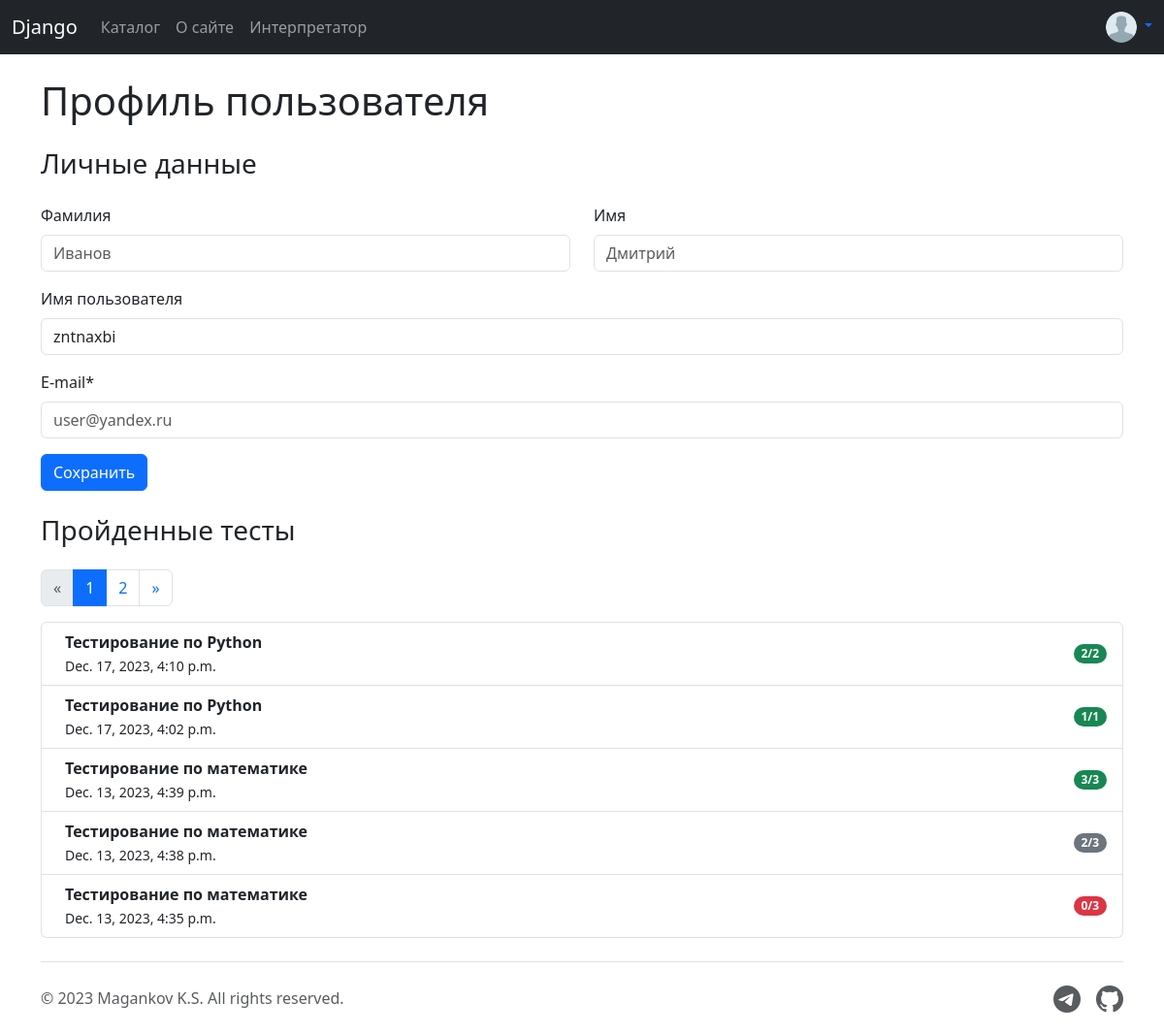
/profile/save/ (signed in), run on the app's committed database.
### tester_app/models.py (models this page shows, shortened)
class Result(models.Model):
    test = models.ForeignKey(Testing, on_delete=models.CASCADE)
    user = models.ForeignKey(User, on_delete=models.CASCADE)
    datetime = models.DateTimeField(default=datetime.datetime.now)
    correct = models.IntegerField()
    wrong = models.IntegerField()
    objects = models.Manager()

class Testing(models.Model):
    TYPE_CHOICES = (
        ('TEST', 'Тест'),
        ('INTERPRETER', 'Интерпретатор'),
    )
    name = models.CharField(max_length=50)
    description = models.TextField(max_length=150)
    type = models.CharField(max_length=15, choices=TYPE_CHOICES, default='TEST')
    slug = AutoSlugField(populate_from='name', unique=True, slugify=slugify_value)
    objects = models.Manager()
    def __str__(self):
        return self.name

### tester_app/views.py (the view)
# urls.py: path("profile/save/", views.profile_save, name="profile_save"),
@login_required(login_url='login')
def profile_save(request):
    user = request.user
    if request.method == 'POST':
        user_form = UpdateUserForm(request.POST, instance=user)
        if user_form.is_valid():
            user_form.save()
            messages.success(request, 'Your profile is updated successfully')
            return redirect(to='profile')
    else:
        user_form = UpdateUserForm(instance=user)
    context['form'] = user_form
    return render(request, 'tester_app/profile.html', context)

### tester_app/forms.py (shortened to what this page needs)
class LoginForm(forms.Form):
    username = forms.CharField(max_length=100, label='Логин',
                               widget=forms.TextInput(attrs={"class": "form-control rounded-3",
                                                             "placeholder": "Enter your username"}))
    password = forms.CharField(max_length=100, label='Пароль',
                               widget=forms.PasswordInput(attrs={"class": "form-control rounded-3",
                                                                 "placeholder": "Enter your password"}))

class UpdateUserForm(forms.ModelForm):
    last_name = forms.CharField(max_length=100, label='Фамилия',
                                widget=forms.TextInput(attrs={"class": "form-control",
                                                              "placeholder": "Иванов"}))
    first_name = forms.CharField(max_length=100, label='Имя',
                                 widget=forms.TextInput(attrs={"class": "form-control",
                                                               "placeholder": "Дмитрий"}))
    username = forms.CharField(max_length=50, label='Имя пользователя',
                               widget=forms.TextInput(attrs={"class": "form-control",
                                                             "placeholder": "ivanov_dmitry"}))
    email = forms.EmailField(max_length=100, label='E-mail*', required=False,
                             widget=forms.EmailInput(attrs={"class": "form-control",
                                                            "placeholder": "user@yandex.ru"}))
    class Meta:
        model = User
        fields = ['last_name', 'first_name', 'username', 'email']

### templates/tester_app/profile.html (shortened to what this page needs)
{% extends "tester_app/base.html" %}
{% block body %}
<div class="container">
    <h1 class="mb-4">Профиль пользователя</h1>
    <form class="mb-4" method="POST" action="{% url 'profile_save' %}">
        <div class="row gy-3">
            <h3>Личные данные</h3>
            <div class="col-md-6">
                <label for="{{form.last_name.id_for_label}}"
                       class="form-label">{{form.last_name.label}}
                </label>
                {{form.last_name}}
            </div>
            <div class="col-md-6">
                <label for="{{form.first_name.id_for_label}}"
                       class="form-label">{{form.first_name.label}}
                </label>
                {{form.first_name}}
            </div>
            <div class="col-md-12">
                <label for="{{form.username.id_for_label}}"
                       class="form-label">{{form.username.label}}
                </label>
                {{form.username}}
            </div>
            <div class="col-md-12">
                <label for="{{form.email.id_for_label}}"
                       class="form-label">{{form.email.label}}
                </label>
                {{form.email}}
            </div>
            <div class="col-12">
                <button type="submit" class="btn btn-primary">Сохранить</button>
            </div>
        </div>
    </form>
    <h3 class="mb-4">Пройденные тесты</h3>
    {% include 'tester_app/pagination.html' %}
    <ul class="list-group mb-4">
        {% for a in data %}
        <li class="list-group-item d-flex justify-content-between align-items-center">
            <div class="ms-2 me-auto">
                <div class="fw-bold">{{a.test}}</div>
                <small>{{a.datetime}}</small>
            </div>
            <span class="badge
            {% if a.correct == a.correct|add:a.wrong %}bg-success
            {% elif a.correct == 0 %}bg-danger
            {% else %} bg-secondary
            {% endif %}
            rounded-pill">{{a.correct}}/{{a.correct|add:a.wrong}}</span>
        </li>
        {% endfor %}
    </ul>
</div>
{% endblock %}

### static/tester_app/css/style.css (style rules this page uses)
body, html { height: 100%; }
body { display: flex; flex-direction: column; height: 100%; }

### data on the page
Result: test "Тестирование по Python", datetime "Dec. 17, 2023, 4:10 p.m.", correct "2", correct|add "2"
Result: test "Тестирование по Python", datetime "Dec. 17, 2023, 4:02 p.m.", correct "1", correct|add "1"
Result: test "Тестирование по математике", datetime "Dec. 13, 2023, 4:39 p.m.", correct "3", correct|add "3"
Result: test "Тестирование по математике", datetime "Dec. 13, 2023, 4:38 p.m.", correct "2", correct|add "3"
Result: test "Тестирование по математике", datetime "Dec. 13, 2023, 4:35 p.m.", correct "0", correct|add "3"

### other printed values
{{ num }} "1"
{{ num }} "2"
